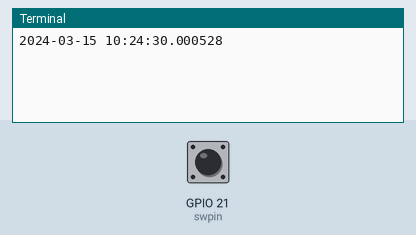
Simulated run of this program. Board: Raspberry Pi (BCM pin numbers). Shown: the last lines printed to the terminal. Inputs (shaded band) come from the test bench; at power-on: GPIO 21 (swpin) LOW. The clock reads 2024-03-15 10:24:30 at power-on unless the program sets it; the camera gives no picture and a still takes 0.5 s.

Above: at 1.2 s.
1.3 s: GPIO 21 (swpin) pulled HIGH for 0.15 s
At 2.6 s:
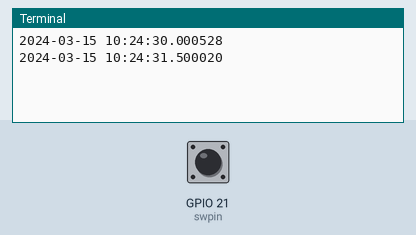
2.9 s: GPIO 21 (swpin) pulled HIGH for 1 s
At 4.5 s:
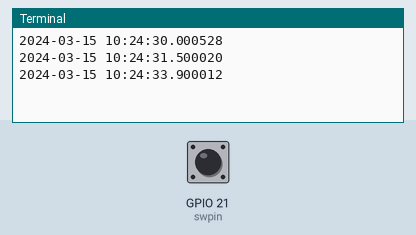
5.4 s: GPIO 21 (swpin) pulled HIGH for 0.15 s
At 6.9 s:
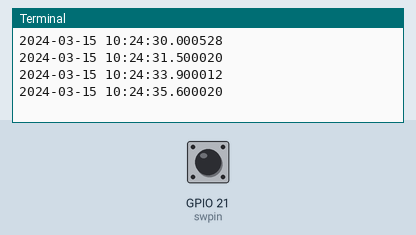
Timing chart, 0 to 8.4 s (numbered marks = the images above; inputs shaded):
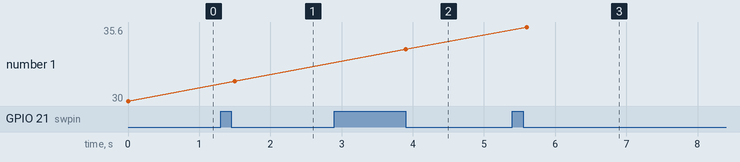

The program:

camera03.py
```python
from flask import Flask, render_template
from picamera2 import Picamera2
import RPi.GPIO as GPIO
import time
import datetime

swpin = 21
GPIO.setmode(GPIO.BCM)
GPIO.setup(swpin, GPIO.IN,pull_up_down=GPIO.PUD_DOWN)

oldSw = 0
newSw = 0


picam2 = Picamera2()
camera_config = picam2.create_preview_configuration()
picam2.configure(camera_config)
picam2.start()
try:
    while True:
        newSw = (GPIO.input(swpin)== GPIO.LOW)
        if newSw != oldSw:
            oldSw = newSw

            if newSw == 1:
                now = datetime.datetime.now()
                print(now)
                fileName = now.strftime('%Y-%m-%d %H:%M:%S')
                picam2.capture_file(fileName + '.jpg')

            time.sleep(0.2)

except KeyboardInterrupt:
    pass
```

Measured:
- after the input at 1.3 s, the terminal: prints a new line after 0.20 s (image 1)
- after the input at 2.9 s, the terminal: prints a new line after 1.0 s (image 2)
- after the input at 5.4 s, the terminal: prints a new line after 0.20 s (image 3)
- plotted number 1: 30 → 31.5 after the input at 1.3 s, 31.5 → 33.9 after the input at 2.9 s, 33.9 → 35.6 after the input at 5.4 s
